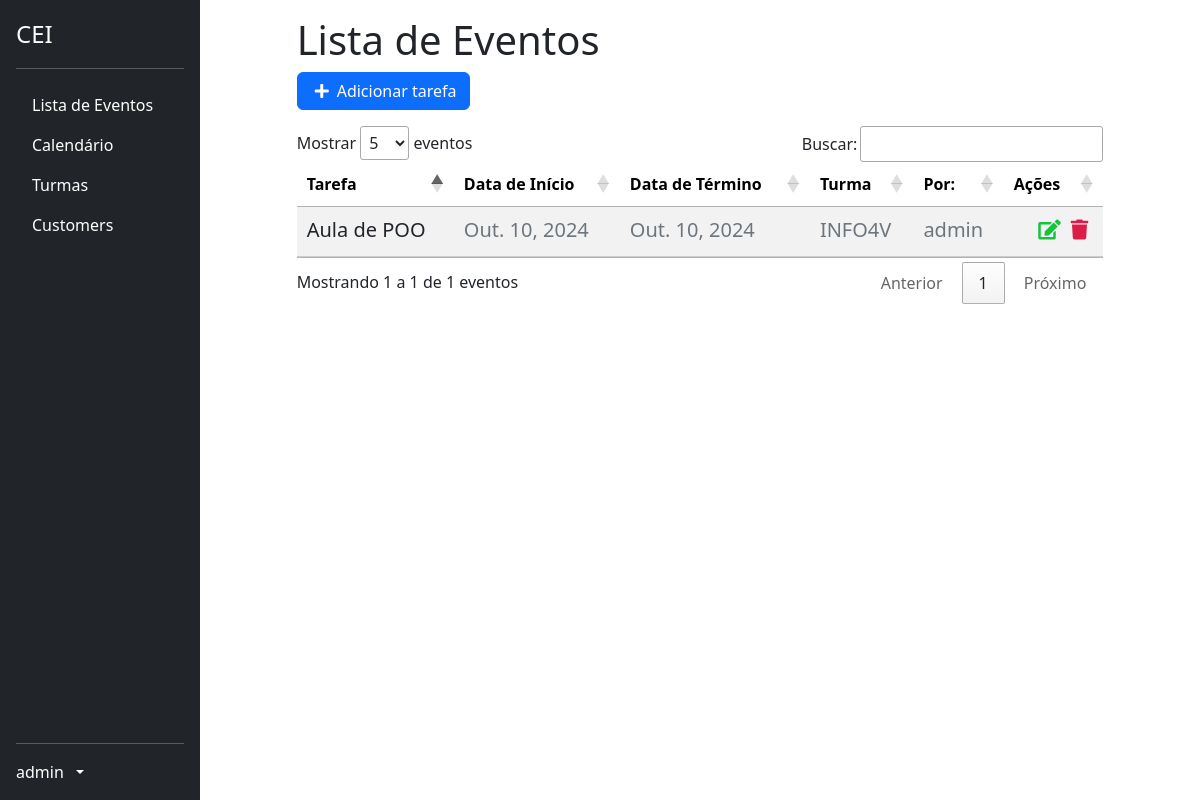
The app's page /list/ (signed in), older data.
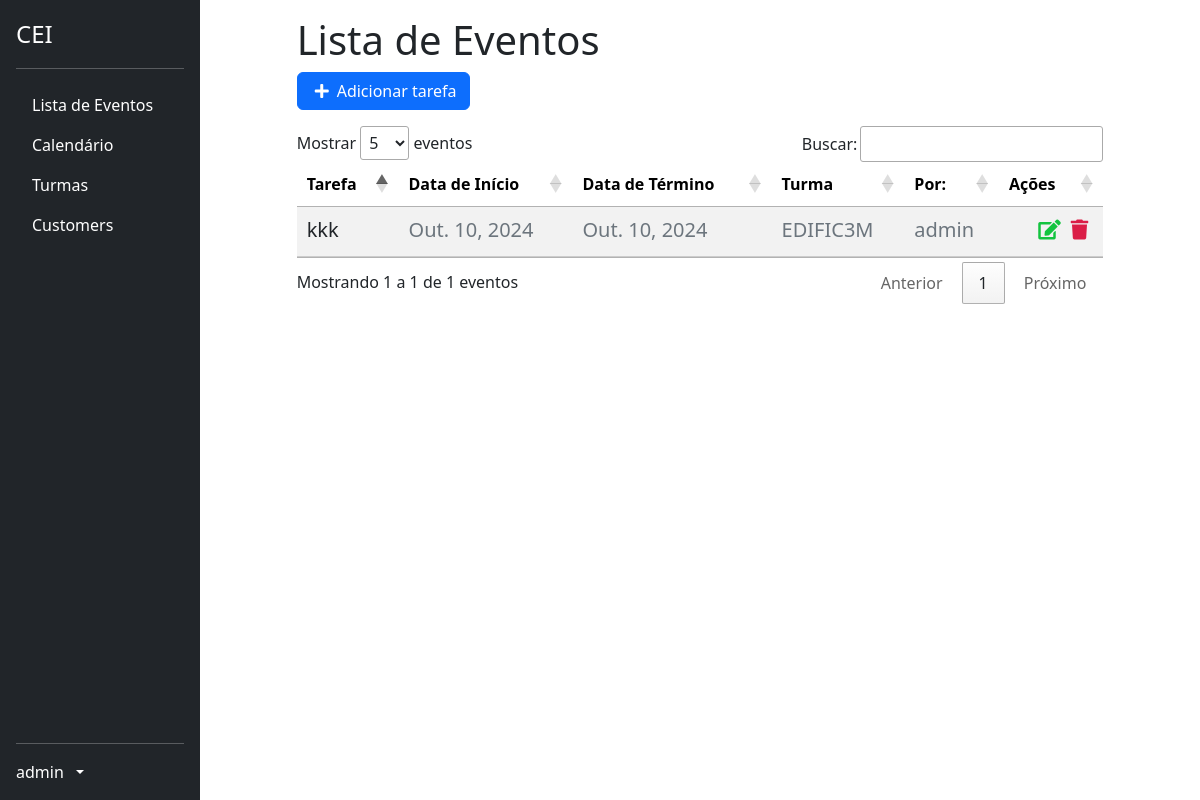
The same page, newer data.
### profiles/models.py (models this page shows)
class CustomUser(AbstractUser):
    id = models.BigAutoField(primary_key=True)
    turma = models.ForeignKey('classes.Turma', on_delete=models.SET_NULL, blank=True, null=True)

### tasks/models.py (models this page shows, shortened)
class Task(models.Model):
    id = models.BigAutoField(primary_key=True)
    title = models.CharField(max_length=255)
    description = models.TextField()
    start_date = models.DateField()
    end_date = models.DateField()
    total_subs = models.PositiveIntegerField(default=0)
    subs = models.PositiveIntegerField(default=0)
    start_time = models.TimeField()
    end_time = models.TimeField()
    usuario = models.ForeignKey(CustomUser, on_delete=models.PROTECT)
    turma = models.ForeignKey('classes.Turma', on_delete=models.CASCADE)
    created_at = models.DateTimeField(auto_now_add=True)
    updated_at = models.DateTimeField(auto_now=True)

### classes/models.py (models this page shows, shortened)
class Turma(models.Model):
    TURNO_CHOICES = [
        ('manha', 'Manhã'),
        ('tarde', 'Tarde'),
        ('noite', 'Noite'),
    ]
    CURSO_CHOICES = [
        ('edificacoes', 'Edificações'),
        ('informatica', 'Informática'),
        ('meio_ambiente', 'Meio Ambiente'),
        ('matematica', 'Matemática'),
    ]
    SERIE_CHOICES = [
        ('1', '1º Ano'),
        ('2', '2º Ano'),
        ('3', '3º Ano'),
        ('4', '4º Ano'),
    ]
    nome = models.CharField(max_length=100)
    serie = models.CharField(max_length=1, choices=SERIE_CHOICES)
    turno = models.CharField(max_length=5, choices=TURNO_CHOICES)
    curso = models.CharField(max_length=15, choices=CURSO_CHOICES)

### tasks/views.py (the view)
# urls.py: path('list/', TaskListView.as_view(), name='task-list'),
class TaskListView(ListView):
    model = Task
    template_name = 'tasks/list.html'
    context_object_name = 'tasks'
    ordering = '-created_at'
    def get_queryset(self):
        self.tasks = Task.objects.filter(usuario=self.request.user)
        return self.tasks

### tasks/templates/tasks/list.html (shortened to what this page needs)
{% extends 'base.html' %}
{% block content %}
<div class="offset-1 col-10 list-div">
    <h1>Lista de Eventos</h1>
    <div class="row mb-3">
        <div class="col-auto btn-primary">
            <a id="add-link" href="{% url 'new-task' %}" class="btn btn-primary d-flex align-items-center">
                <i class="fas fa-plus me-2"></i> Adicionar tarefa
            </a>
        </div>
    </div>
    <table id="taskTable" class="table table-striped table-hover" style="margin-top: 30px;">
        <thead class="table">
            <tr>
                <th>Tarefa</th>
                <th>Data de Início</th>
                <th>Data de Término</th>
                <th>Turma</th>
                <th>Por:</th>
                <th>Ações</th>
            </tr>
        </thead>
        <tbody>
            {% for task in tasks %}
            <tr class="task-item">
                <td><a href="/task/{{ task.id }}" class="text-decoration-none text-dark">{{ task.title }}</a></td>
                <td style="color: #6c757d;">{{ task.start_date }}</td>
                <td style="color: #6c757d;" >{{task.end_date}}</td>
                <td style="color: #6c757d;" >{{ task.turma.nome }}</td>
                <td style="color: #6c757d;"> {{ task.usuario.username }} </td>
                <td>
                    <a href="{% url 'delete-task' task.id %}" class="text-danger me-2"><i class="fas fa-trash"></i></a>
                    <a href="{% url 'edit-task' task.id %}" class="text-warning"><i class="fas fa-edit"></i></a>
                </td>
            </tr>
            {% endfor %}
        </tbody>
    </table>
</div>
{% endblock %}
{% block scripts %}
<link rel="stylesheet" href="https://cdn.datatables.net/1.11.5/css/jquery.dataTables.min.css">
{% endblock %}

### tasks/templates/base.html (shortened to what this page needs)
{% load static %}
<!DOCTYPE html>
<html lang="en">
<head>
    <link href="{% static 'bootstrap/css/bootstrap.min.css' %}" rel="stylesheet">
    <link rel="stylesheet" href="https://use.fontawesome.com/releases/v5.7.2/css/all.css">
    <link rel="stylesheet" href="{% static 'css/styles.css' %}">
    <link href="{% static 'css/datatables.min.css' %}" rel="stylesheet">
</head>
<body>
    <div class="d-flex">
      <div class="d-flex flex-column flex-shrink-0 p-3 text-bg-dark" style="width: 200px; height: 100vh; position: fixed;">
        <a href="/" class="d-flex align-items-center mb-3 mb-md-0 me-md-auto text-white text-decoration-none">
          <span class="fs-4">CEI</span>
        </a>
        <hr>
        <ul class="nav nav-pills flex-column mb-auto">
          <li>
            <a href="{% url 'task-list' %}" class="nav-link text-white">
              Lista de Eventos
            </a>
          </li>
          <li>
            <a href="{% url 'calendar' %}" class="nav-link text-white">
              Calendário
            </a>
          </li>
          <li>
            <a href="{% url 'lista-turmas' %}" class="nav-link text-white">
              Turmas
            </a>
          </li>
          <li>
            <a href="#" class="nav-link text-white">
              Customers
            </a>
          </li>
        </ul>
        <hr>
        {% if user.is_authenticated %}
          <a href="#" class="d-flex align-items-center text-white text-decoration-none dropdown-toggle" data-bs-toggle="dropdown" aria-expanded="false">
            <span class="me-2">{{ user.username }}</span>
          </a>
        </div>
        {% else %}
        <li class="nav nav-pills flex-column">
          <a href="{% url 'login' %}" class="nav-link text-white">
            Login
          </a>
        </li>
        {% endif %}
      </div>
      <div class="flex-grow-1" style="margin-left: 200px;">
        <div class="p-3">
          {% block content %}
          {% endblock %}
        </div>
      </div>
    {% block scripts %}
    {% endblock %}
  </body>
</html>

### tasks/static/css/styles.css (style rules this page uses)
#add-link { text-decoration: none; }
.fas.fa-plus { color: #FFF; margin-right: 10px; margin-left: 5px; }
.list-div { padding: 0; }
.task-item { list-style: none; font-size: 20px; height: 50px; padding-top: 10px; border-bottom: 1px dashed #CCC; }
.fas.fa-trash { color: #db1e47; cursor: pointer; margin: 5px; font-size: 20px; float: right; }
.fas.fa-edit { color: #13c43f; cursor: pointer; margin: 5px; font-size: 20px; float: right; }

Row changes from the older to the newer data that the page shows:
removed Task: title "Aula de POO", start_date "Out. 10, 2024", end_date "Out. 10, 2024", turma.nome "INFO4V", usuario.username "admin"
added Task: title "kkk", start_date "Out. 10, 2024", end_date "Out. 10, 2024", turma.nome "EDIFIC3M", usuario.username "admin"
